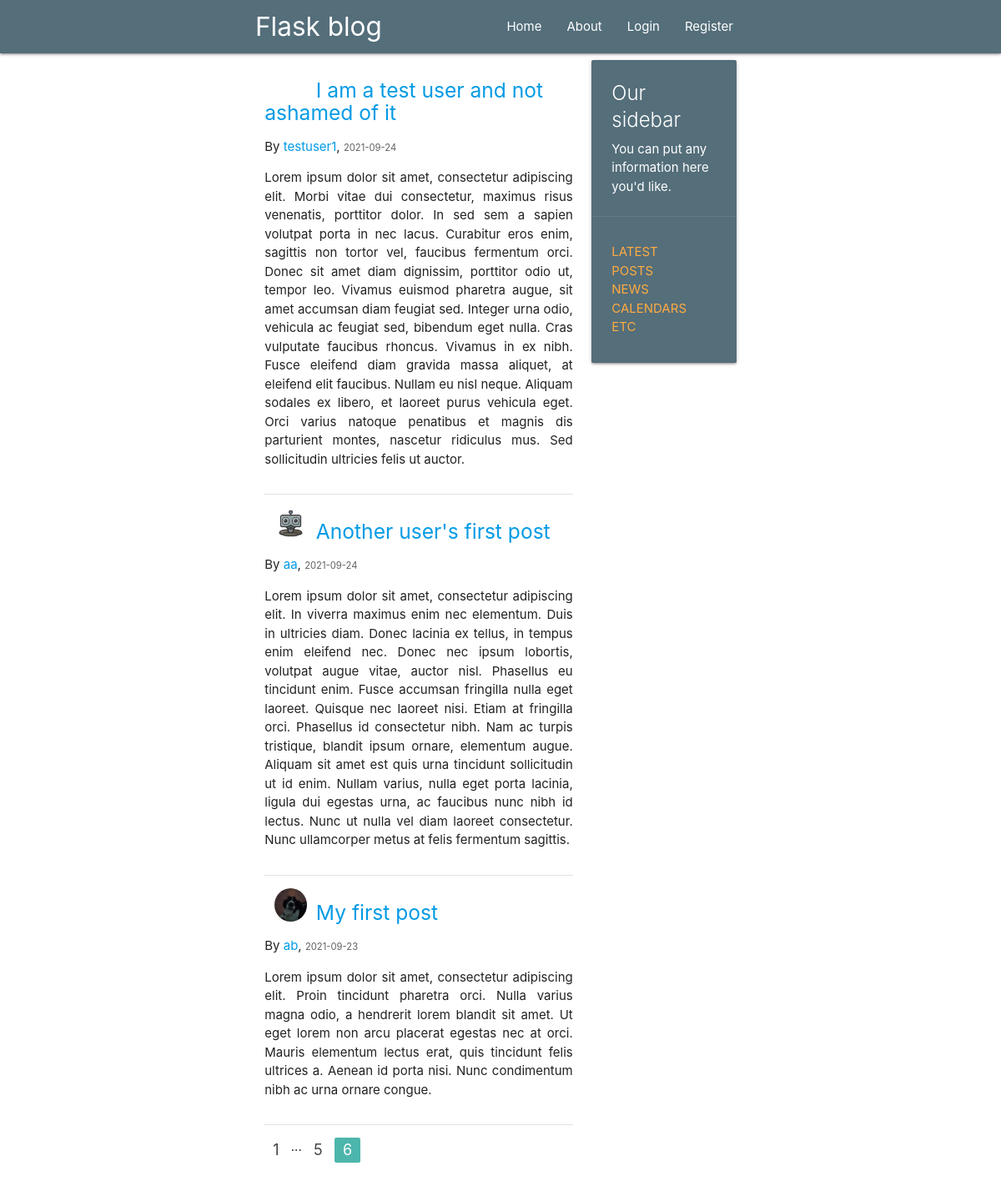
Screenshot of /home?page=6 with the database file from the repository.
### flaskblog/models.py (models this page shows, shortened)
class Post(db.Model):
    id = db.Column(db.Integer, primary_key=True)
    title = db.Column(db.String(100), nullable=False)
    date_posted = db.Column(db.DateTime, nullable=False,
                            default=datetime.utcnow)
    content = db.Column(db.Text, nullable=False)
    user_id = db.Column(db.Integer, db.ForeignKey('user.id'), nullable=False)

class User(db.Model, UserMixin):
    id = db.Column(db.Integer, primary_key=True)
    username = db.Column(db.String(20), unique=True, nullable=False)
    email = db.Column(db.String(120), unique=True, nullable=False)
    image_file = db.Column(db.String(20), nullable=False, default='default.jpg')
    password = db.Column(db.String(60), nullable=False)
    posts = db.relationship('Post', backref='author', cascade="all,delete",
                            lazy=True)

### flaskblog/main/routes.py (the view)
@main.route("/")
@main.route("/home")
def home():
    page = request.args.get('page', 1, type=int)
    posts = Post.query.order_by(Post.date_posted.desc()).paginate(page=page,
                                                                  per_page=5)
    return render_template('home.html', posts=posts)

### flaskblog/templates/home.html
{% extends "layout.html" %}
{% block content %}
{% for post in posts.items %}
    <div class="section">
        <div class="col s2">
            <img src="{{ url_for('static', filename='profile/'+ post.author.image_file) }}" alt=""
                 class="circle responsive-img">
        </div>
        <h5><a href="{{ url_for('posts.post', post_id=post.id) }}">{{ post.title }}</a></h5>
        <p>By <a href="{{ url_for('users.user_posts', username=post.author.username) }}">{{ post.author.username }}</a>,
            <small class="grey-text text-darken-2">{{ post.date_posted.strftime('%Y-%m-%d') }}</small>
        </p>
        <p style="text-align: justify">{{ post.content }}</p>
    </div>
    <div class="divider"></div>
{% endfor %}
<ul class="pagination">
    {% for page_num in posts.iter_pages(left_edge=1, right_edge=1, left_current=1, right_current=2) %}
        {% if page_num %}
            {% if posts.page == page_num %}
                <li class="active teal lighten-2"><a href="{{ url_for('main.home', page=page_num) }}">{{ page_num }}</a></li>
            {% else %}
                <li><a href="{{ url_for('main.home', page=page_num) }}">{{ page_num }}</a></li>
            {% endif %}
        {% else %}
            ...
        {% endif %}
    {% endfor %}
</ul>
{% endblock content%}

### rows the page displays
Post: title "I am a test user and not ashamed of it", author.username "testuser1", date_posted "2021-09-24", content "Lorem ipsum dolor sit amet, consectetur adipiscing elit. Morbi vitae dui consectetur, maximus risus venenatis, porttitor dolor. In sed sem a sapien volutpat porta in nec lacus. Curabitur eros enim, sagittis non tortor vel, faucibus fermentum orci. Donec sit amet diam dignissim, porttitor odio ut, tempor leo. Vivamus euismod pharetra augue, sit amet accumsan diam feugiat sed. Integer urna odio, vehicula ac feugiat sed, bibendum eget nulla. Cras vulputate faucibus rhoncus. Vivamus in ex nibh. Fusce eleifend diam gravida massa aliquet, at eleifend elit faucibus. Nullam eu nisl neque. Aliquam sodales ex libero, et laoreet purus vehicula eget. Orci varius natoque penatibus et magnis dis…"
Post: image_file (picture), title "Another user's first post", author.username "aa", date_posted "2021-09-24", content "Lorem ipsum dolor sit amet, consectetur adipiscing elit. In viverra maximus enim nec elementum. Duis in ultricies diam. Donec lacinia ex tellus, in tempus enim eleifend nec. Donec nec ipsum lobortis, volutpat augue vitae, auctor nisl. Phasellus eu tincidunt enim. Fusce accumsan fringilla nulla eget laoreet. Quisque nec laoreet nisi. Etiam at fringilla orci. Phasellus id consectetur nibh. Nam ac turpis tristique, blandit ipsum ornare, elementum augue. Aliquam sit amet est quis urna tincidunt sollicitudin ut id enim. Nullam varius, nulla eget porta lacinia, ligula dui egestas urna, ac faucibus nunc nibh id lectus. Nunc ut nulla vel diam laoreet consectetur. Nunc ullamcorper metus at felis…"
Post: image_file (picture), title "My first post", author.username "ab", date_posted "2021-09-23", content "Lorem ipsum dolor sit amet, consectetur adipiscing elit. Proin tincidunt pharetra orci. Nulla varius magna odio, a hendrerit lorem blandit sit amet. Ut eget lorem non arcu placerat egestas nec at orci. Mauris elementum lectus erat, quis tincidunt felis ultrices a. Aenean id porta nisi. Nunc condimentum nibh ac urna ornare congue."

### other values shown
{{ page_num }} "1" "5"
{{ page_num }} "6"
